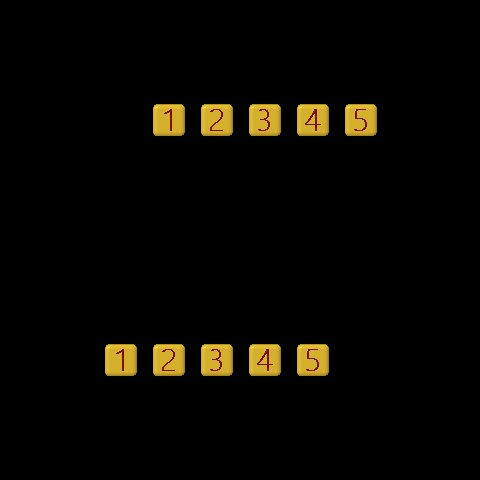

A level layout from a 2D game, rendered from its tile map. Below: a short description, then the map file with its tile-grid data intact:
An orthogonal 10x10 tile map with 48x48 px tiles, 2 tile layers (food, number).

<map version="1.2" tiledversion="1.2.5" orientation="orthogonal" renderorder="right-down" width="10" height="10" tilewidth="48" tileheight="48" infinite="0" nextlayerid="3" nextobjectid="1">
 <tileset firstgid="1" name="0_99" tilewidth="48" tileheight="48" tilecount="110" columns="10">
  <image source="0-99.png" width="480" height="528" />
  <tile id="30">
   <animation>
    <frame tileid="30" duration="200" />
    <frame tileid="31" duration="200" />
    <frame tileid="32" duration="200" />
    <frame tileid="33" duration="200" />
    <frame tileid="34" duration="200" />
    <frame tileid="35" duration="200" />
    <frame tileid="36" duration="200" />
    <frame tileid="37" duration="200" />
   </animation>
  </tile>
  <tile id="44">
   <animation>
    <frame tileid="40" duration="100" />
    <frame tileid="41" duration="100" />
    <frame tileid="42" duration="100" />
    <frame tileid="43" duration="100" />
    <frame tileid="44" duration="100" />
    <frame tileid="45" duration="100" />
    <frame tileid="46" duration="100" />
    <frame tileid="47" duration="100" />
   </animation>
  </tile>
 </tileset>
 <layer id="2" name="food" width="10" height="10">
  <data encoding="csv">
0,0,0,0,0,0,0,0,0,0,
0,0,0,0,0,0,0,0,0,0,
0,0,0,35,35,35,35,35,0,0,
0,0,0,0,0,0,0,0,0,0,
0,0,0,0,0,0,0,0,0,0,
0,0,0,0,0,0,0,0,0,0,
0,0,0,0,0,0,0,0,0,0,
0,0,35,35,35,35,35,0,0,0,
0,0,0,0,0,0,0,0,0,0,
0,0,0,0,0,0,0,0,0,0
</data>
 </layer>
 <layer id="1" name="number" width="10" height="10">
  <data encoding="csv">
0,0,0,0,0,0,0,0,0,0,
0,0,0,0,0,0,0,0,0,0,
0,0,0,2,3,4,5,6,0,0,
0,0,0,0,0,0,0,0,0,0,
0,0,0,0,0,0,0,0,0,0,
0,0,0,0,0,0,0,0,0,0,
0,0,0,0,0,0,0,0,0,0,
0,0,2,3,4,5,6,0,0,0,
0,0,0,0,0,0,0,0,0,0,
0,0,0,0,0,0,0,0,0,0
</data>
 </layer>
</map>
